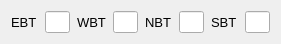
  <widget class="QWidget" name="horizontalLayoutWidget_34">
   <property name="geometry">
    <rect>
     <x>540</x>
     <y>380</y>
     <width>281</width>
     <height>31</height>
    </rect>
   </property>
   <layout class="QHBoxLayout" name="horizontalLayout_34">
    <property name="spacing">
     <number>7</number>
    </property>
    <item>
     <widget class="QLabel" name="label_74">
      <property name="font">
       <font>
        <pointsize>10</pointsize>
       </font>
      </property>
      <property name="text">
       <string>EBT</string>
      </property>
     </widget>
    </item>
    <item>
     <widget class="QLineEdit" name="ebt_lanes_u">
      <property name="sizePolicy">
       <sizepolicy hsizetype="Maximum" vsizetype="Fixed">
        <horstretch>0</horstretch>
        <verstretch>0</verstretch>
       </sizepolicy>
      </property>
      <property name="maximumSize">
       <size>
        <width>25</width>
        <height>16777215</height>
       </size>
      </property>
      <property name="alignment">
       <set>Qt::AlignRight|Qt::AlignTrailing|Qt::AlignVCenter</set>
      </property>
     </widget>
    </item>
    <item>
     <widget class="QLabel" name="label_75">
      <property name="font">
       <font>
        <pointsize>10</pointsize>
       </font>
      </property>
      <property name="text">
       <string>WBT</string>
      </property>
     </widget>
    </item>
    <item>
     <widget class="QLineEdit" name="wbt_lanes_u">
      <property name="maximumSize">
       <size>
        <width>25</width>
        <height>16777215</height>
       </size>
      </property>
      <property name="alignment">
       <set>Qt::AlignRight|Qt::AlignTrailing|Qt::AlignVCenter</set>
      </property>
     </widget>
    </item>
    <item>
     <widget class="QLabel" name="label_76">
      <property name="font">
       <font>
        <pointsize>10</pointsize>
       </font>
      </property>
      <property name="text">
       <string>NBT</string>
      </property>
     </widget>
    </item>
    <item>
     <widget class="QLineEdit" name="nbt_lanes_u">
      <property name="maximumSize">
       <size>
        <width>25</width>
        <height>16777215</height>
       </size>
      </property>
      <property name="alignment">
       <set>Qt::AlignRight|Qt::AlignTrailing|Qt::AlignVCenter</set>
      </property>
     </widget>
    </item>
    <item>
     <widget class="QLabel" name="label_77">
      <property name="font">
       <font>
        <pointsize>10</pointsize>
       </font>
      </property>
      <property name="text">
       <string>SBT</string>
      </property>
     </widget>
    </item>
    <item>
     <widget class="QLineEdit" name="sbt_lanes_u">
      <property name="maximumSize">
       <size>
        <width>25</width>
        <height>16777215</height>
       </size>
      </property>
      <property name="alignment">
       <set>Qt::AlignRight|Qt::AlignTrailing|Qt::AlignVCenter</set>
      </property>
     </widget>
    </item>
   </layout>
  </widget>
